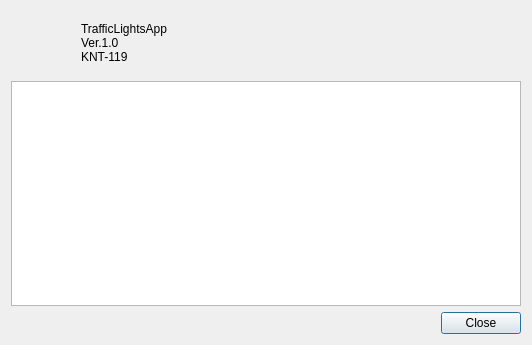
<?xml version="1.0" encoding="UTF-8"?>
<ui version="4.0">
 <class>AboutForm</class>
 <widget class="QDialog" name="AboutForm">
  <property name="geometry">
   <rect>
    <x>0</x>
    <y>0</y>
    <width>532</width>
    <height>345</height>
   </rect>
  </property>
  <property name="windowTitle">
   <string>Dialog</string>
  </property>
  <layout class="QVBoxLayout" name="verticalLayout_3">
   <item>
    <layout class="QVBoxLayout" name="verticalLayout_2">
     <item>
      <layout class="QHBoxLayout" name="horizontalLayout_2">
       <item>
        <widget class="QLabel" name="icon">
         <property name="minimumSize">
          <size>
           <width>64</width>
           <height>64</height>
          </size>
         </property>
         <property name="maximumSize">
          <size>
           <width>64</width>
           <height>64</height>
          </size>
         </property>
         <property name="text">
          <string/>
         </property>
        </widget>
       </item>
       <item>
        <widget class="QLabel" name="about">
         <property name="text">
          <string>TrafficLightsApp
Ver.1.0
KNT-119</string>
         </property>
        </widget>
       </item>
      </layout>
     </item>
     <item>
      <layout class="QVBoxLayout" name="verticalLayout">
       <item>
        <widget class="QListWidget" name="working"/>
       </item>
       <item>
        <layout class="QHBoxLayout" name="horizontalLayout">
         <item>
          <spacer name="horizontalSpacer">
           <property name="orientation">
            <enum>Qt::Horizontal</enum>
           </property>
           <property name="sizeHint" stdset="0">
            <size>
             <width>40</width>
             <height>20</height>
            </size>
           </property>
          </spacer>
         </item>
         <item>
          <widget class="QPushButton" name="close">
           <property name="text">
            <string>Close</string>
           </property>
          </widget>
         </item>
        </layout>
       </item>
      </layout>
     </item>
    </layout>
   </item>
  </layout>
 </widget>
 <resources/>
 <connections/>
</ui>
